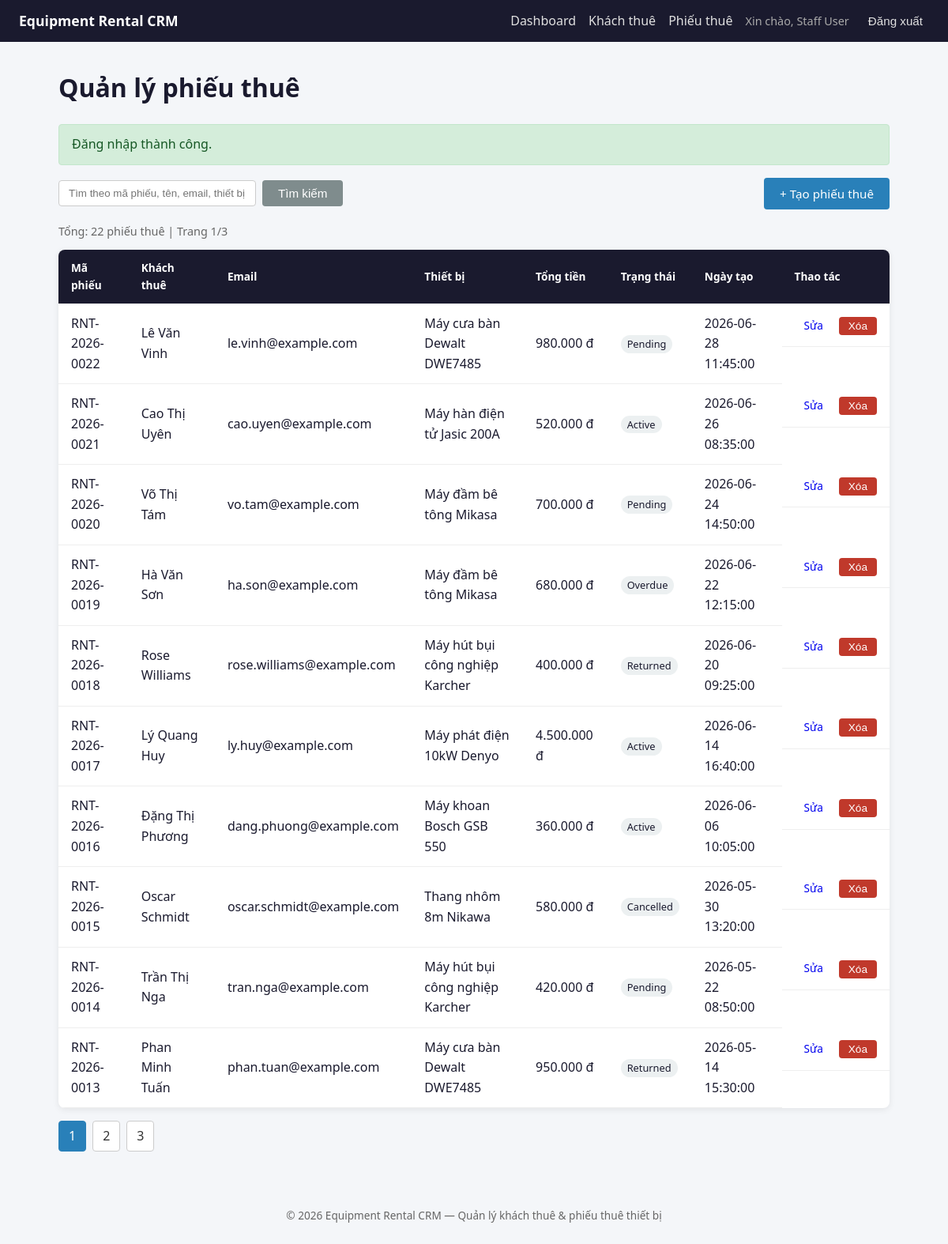
/rentals (signed in), run on the app's committed database.
### tables this page shows
CREATE TABLE rentals (
    id INT AUTO_INCREMENT PRIMARY KEY,
    rental_code VARCHAR(50) NOT NULL,
    renter_name VARCHAR(100) NOT NULL,
    renter_email VARCHAR(150),
    equipment_name VARCHAR(150) NOT NULL,
    total_amount DECIMAL(12, 2) NOT NULL DEFAULT 0,
    status ENUM('pending', 'active', 'returned', 'overdue', 'cancelled') NOT NULL DEFAULT 'pending',
    created_at DATETIME NOT NULL DEFAULT CURRENT_TIMESTAMP,
    updated_at DATETIME NULL,
    UNIQUE KEY unique_rental_code (rental_code),
    INDEX idx_rentals_created_at (created_at),
    INDEX idx_rentals_status_created_at (status, created_at),
    INDEX idx_rentals_renter_email (renter_email)
);

### app/Core/helpers.php (called while the page is built, shortened)
<?php
function e(string $value): string
{
    return htmlspecialchars($value, ENT_QUOTES, 'UTF-8');
}
function render(string $view, array $data = [], string $layout = 'layouts/main'): void
{
    extract($data);
    require __DIR__ . '/../Views/' . $view . '.php';
}

### app/Controllers/RentalController.php (called while the page is built, shortened)
<?php
class RentalController
{
    public function index(): void
    {
        $data = $this->service->getRentalList($_GET);
        render('rentals/index', ['title' => 'Quản lý phiếu thuê'] + $data);
    }
}

### app/Core/Router.php (called while the page is built, shortened)
<?php
class Router
{
    private array $routes = ['GET' => [], 'POST' => []];
    public function get(string $path, array $handler): void
    {
        $this->routes['GET'][$path] = $handler;
    }
    public function post(string $path, array $handler): void
    {
        $this->routes['POST'][$path] = $handler;
    }
    public function dispatch(string $method, string $path, array $container): void
    {
        [$class, $action] = $this->routes[$method][$path];
        $container[$class]->$action();
    }
}

### public/index.php (called while the page is built, shortened)
<?php
$basePath = dirname(__DIR__);
require_once $basePath . '/app/Core/Router.php';
require_once $basePath . '/app/Core/helpers.php';
try {
    $dbConfig = require $basePath . '/config/database.php';
    $pdo = Database::connect($dbConfig);
} catch (Throwable $e) {
    log_error('Database connection failed: ' . $e->getMessage());
    http_response_code(500);
    if (app_config('debug', false)) {
        echo '<h1>Database Connection Error</h1>';
        echo '<p>' . e($e->getMessage()) . '</p>';
    } else {
        echo '<h1>Database Connection Error</h1>';
        echo '<p>Không thể kết nối cơ sở dữ liệu. Vui lòng kiểm tra cấu hình.</p>';
    }
    exit;
}
$userRepository = new UserRepository($pdo);
$renterRepository = new RenterRepository($pdo);
$rentalRepository = new RentalRepository($pdo);
$authService = new AuthService($userRepository);
$renterService = new RenterService($renterRepository);
$rentalService = new RentalService($rentalRepository);
$publicRenterService = new PublicRenterService($renterRepository);
$container = [
    HomeController::class => new HomeController(),
    AuthController::class => new AuthController($authService),
    DashboardController::class => new DashboardController($renterRepository, $rentalService),
    PublicRenterController::class => new PublicRenterController($publicRenterService),
    RenterController::class => new RenterController($renterService, $renterRepository),
    RentalController::class => new RentalController($rentalService, $rentalRepository),
    HealthController::class => new HealthController($pdo),
];
$router = new Router();
$router->get('/', [HomeController::class, 'index']);
$router->get('/login', [AuthController::class, 'login']);
$router->post('/login', [AuthController::class, 'handleLogin']);
$router->post('/logout', [AuthController::class, 'logout']);
$router->get('/dashboard', [DashboardController::class, 'index']);
$router->get('/public-renters/create', [PublicRenterController::class, 'create']);
$router->post('/public-renters', [PublicRenterController::class, 'store']);
$router->get('/renters', [RenterController::class, 'index']);
$router->get('/renters/create', [RenterController::class, 'create']);
$router->post('/renters/store', [RenterController::class, 'store']);
$router->get('/renters/edit', [RenterController::class, 'edit']);
$router->post('/renters/update', [RenterController::class, 'update']);
$router->post('/renters/delete', [RenterController::class, 'delete']);
$router->get('/rentals', [RentalController::class, 'index']);
$router->get('/rentals/create', [RentalController::class, 'create']);
$router->post('/rentals/store', [RentalController::class, 'store']);
$router->get('/rentals/edit', [RentalController::class, 'edit']);
$router->post('/rentals/update', [RentalController::class, 'update']);
$router->post('/rentals/delete', [RentalController::class, 'delete']);
$router->get('/health', [HealthController::class, 'index']);
$method = $_SERVER['REQUEST_METHOD'] ?? 'GET';
$path = parse_url($_SERVER['REQUEST_URI'] ?? '/', PHP_URL_PATH) ?: '/';
$router->dispatch($method, $path, $container);

### app/Services/RentalService.php (called while the page is built, shortened)
<?php
class RentalService
{
    public function getRentalList(array $query): array
    {
        $keyword = trim($query['q'] ?? '');
        $page = max(1, (int) ($query['page'] ?? 1));
        $perPage = 10;
        $sort = trim($query['sort'] ?? 'created_at');
        $direction = strtolower(trim($query['direction'] ?? 'desc'));
        $totalItems = $this->repo->countAll($keyword);
        $totalPages = max(1, (int) ceil($totalItems / $perPage));
        $page = min($page, $totalPages);
        $offset = ($page - 1) * $perPage;
        return [
            'rentals' => $this->repo->getPaginated($keyword, $perPage, $offset, $sort, $direction),
            'keyword' => $keyword,
            'page' => $page,
            'totalPages' => $totalPages,
            'totalItems' => $totalItems,
            'sort' => $sort,
            'direction' => $direction,
        ];
    }
}

### app/Repositories/RentalRepository.php (called while the page is built, shortened)
<?php
class RentalRepository
{
    public function countAll(string $keyword = ''): int
    {
        $sql = 'SELECT COUNT(*) AS total FROM rentals';
        $params = [];
        $stmt = $this->db->prepare($sql);
        $stmt->execute($params);
        return (int) ($stmt->fetch()['total'] ?? 0);
    }
    public function getPaginated(string $keyword, int $limit, int $offset, string $sort, string $direction): array
    {
        $sortColumn = in_array($sort, self::SORTABLE, true) ? $sort : 'created_at';
        $sortDirection = $direction === 'asc' ? 'ASC' : 'DESC';
        $sql = 'SELECT id, rental_code, renter_name, renter_email, equipment_name, total_amount, status, created_at
                FROM rentals';
        $params = [];
        $sql .= " ORDER BY {$sortColumn} {$sortDirection}, id DESC LIMIT :limit OFFSET :offset";
        $stmt = $this->db->prepare($sql);
        $stmt->bindValue(':limit', $limit, PDO::PARAM_INT);
        $stmt->bindValue(':offset', $offset, PDO::PARAM_INT);
        $stmt->execute();
        return $stmt->fetchAll();
    }
}

### app/Views/rentals/index.php (the view, shortened to what this page needs)
<h1><?= e($title) ?></h1>
<div class="toolbar">
    <form method="GET" action="/rentals" class="search-form">
        <input name="q" value="<?= e($keyword ?? '') ?>" placeholder="Tìm theo mã phiếu, tên, email, thiết bị">
        <button type="submit" class="btn btn-secondary">Tìm kiếm</button>
    </form>
    <a href="/rentals/create" class="btn btn-primary">+ Tạo phiếu thuê</a>
</div>
<p class="meta">Tổng: <?= e((string) ($totalItems ?? 0)) ?> phiếu thuê | Trang <?= e((string) ($page ?? 1)) ?>/<?= e((string) ($totalPages ?? 1)) ?></p>
<table class="data-table">
    <thead>
        <tr>
            <th><a href="?q=<?= e($keyword ?? '') ?>&sort=rental_code&direction=asc">Mã phiếu</a></th>
            <th><a href="?q=<?= e($keyword ?? '') ?>&sort=renter_name&direction=asc">Khách thuê</a></th>
            <th>Email</th>
            <th>Thiết bị</th>
            <th><a href="?q=<?= e($keyword ?? '') ?>&sort=total_amount&direction=desc">Tổng tiền</a></th>
            <th><a href="?q=<?= e($keyword ?? '') ?>&sort=status&direction=asc">Trạng thái</a></th>
            <th><a href="?q=<?= e($keyword ?? '') ?>&sort=created_at&direction=desc">Ngày tạo</a></th>
            <th>Thao tác</th>
        </tr>
    </thead>
    <tbody>
        <?php if (empty($rentals)): ?>
            <tr><td colspan="8" class="empty">Không có dữ liệu.</td></tr>
        <?php else: ?>
            <?php foreach ($rentals as $rental): ?>
                <tr>
                    <td><?= e($rental['rental_code']) ?></td>
                    <td><?= e($rental['renter_name']) ?></td>
                    <td><?= e($rental['renter_email'] ?? '') ?></td>
                    <td><?= e($rental['equipment_name']) ?></td>
                    <td><?= e(number_format((float) $rental['total_amount'], 0, ',', '.')) ?> đ</td>
                    <td><span class="badge"><?= e($rental['status']) ?></span></td>
                    <td><?= e($rental['created_at']) ?></td>
                    <td class="actions">
                        <a href="/rentals/edit?id=<?= e((string) $rental['id']) ?>" class="btn btn-sm">Sửa</a>
                        <form method="POST" action="/rentals/delete" class="inline-form" onsubmit="return confirm('Xóa phiếu thuê này?');">
                            <button type="submit" class="btn btn-sm btn-danger">Xóa</button>
                        </form>
                    </td>
                </tr>
            <?php endforeach; ?>
        <?php endif; ?>
    </tbody>
</table>
<?php if (($totalPages ?? 1) > 1): ?>
    <div class="pagination">
        <?php for ($i = 1; $i <= $totalPages; $i++): ?>
            <a href="?q=<?= e($keyword ?? '') ?>&page=<?= $i ?>&sort=<?= e($sort ?? 'created_at') ?>&direction=<?= e($direction ?? 'desc') ?>"
               class="<?= ($page ?? 1) === $i ? 'active' : '' ?>"><?= $i ?></a>
        <?php endfor; ?>
    </div>
<?php endif; ?>

### public/assets/style.css (style rules this page uses)
*, *::before, *::after { box-sizing: border-box; }
body { margin: 0; font-family: 'Segoe UI', Tahoma, Geneva, Verdana, sans-serif; background: #f4f6f9; color: #1a1a2e; line-height: 1.6; }
h1 { margin-top: 0; color: #1a1a2e; }
.btn { display: inline-block; padding: 0.5rem 1.25rem; border: none; border-radius: 4px; cursor: pointer; font-size: 0.95rem; text-decoration: none; text-align: center; }
.btn-primary { background: #2980b9; color: #fff; }
.btn-secondary { background: #7f8c8d; color: #fff; }
.btn-danger { background: #c0392b; color: #fff; }
.btn-sm { padding: 0.25rem 0.75rem; font-size: 0.85rem; }
.inline-form { display: inline; }
.toolbar { display: flex; justify-content: space-between; align-items: center; margin-bottom: 1rem; flex-wrap: wrap; gap: 0.75rem; }
.search-form { display: flex; gap: 0.5rem; }
.search-form input { padding: 0.5rem 0.75rem; border: 1px solid #ccc; border-radius: 4px; min-width: 250px; }
.meta { color: #666; font-size: 0.9rem; margin-bottom: 0.75rem; }
.data-table { width: 100%; border-collapse: collapse; background: #fff; border-radius: 8px; overflow: hidden; box-shadow: 0 2px 8px rgba(0, 0, 0, 0.08); }
.data-table th, .data-table td { padding: 0.75rem 1rem; text-align: left; border-bottom: 1px solid #eee; }
.data-table th { background: #1a1a2e; color: #fff; font-size: 0.85rem; }
.data-table th a { color: #fff; text-decoration: none; }
.actions { display: flex; gap: 0.5rem; align-items: center; }
.badge { background: #ecf0f1; padding: 0.15rem 0.5rem; border-radius: 12px; font-size: 0.8rem; text-transform: capitalize; }
.pagination { display: flex; gap: 0.5rem; margin-top: 1rem; }
.pagination a { padding: 0.35rem 0.75rem; background: #fff; border: 1px solid #ccc; border-radius: 4px; text-decoration: none; color: #333; }
.pagination a.active { background: #2980b9; color: #fff; border-color: #2980b9; }

### data on the page
rentals: rental_code "RNT-2026-0022", renter_name "Lê Văn Vinh", renter_email "le.vinh@example.com", equipment_name "Máy cưa bàn Dewalt DWE7485", total_amount "980.000", status "Pending", created_at "2026-06-28 11:45:00"
rentals: rental_code "RNT-2026-0021", renter_name "Cao Thị Uyên", renter_email "cao.uyen@example.com", equipment_name "Máy hàn điện tử Jasic 200A", total_amount "520.000", status "Active", created_at "2026-06-26 08:35:00"
rentals: rental_code "RNT-2026-0020", renter_name "Võ Thị Tám", renter_email "vo.tam@example.com", equipment_name "Máy đầm bê tông Mikasa", total_amount "700.000", status "Pending", created_at "2026-06-24 14:50:00"
rentals: rental_code "RNT-2026-0019", renter_name "Hà Văn Sơn", renter_email "ha.son@example.com", equipment_name "Máy đầm bê tông Mikasa", total_amount "680.000", status "Overdue", created_at "2026-06-22 12:15:00"
rentals: rental_code "RNT-2026-0018", renter_name "Rose Williams", renter_email "rose.williams@example.com", equipment_name "Máy hút bụi công nghiệp Karcher", total_amount "400.000", status "Returned", created_at "2026-06-20 09:25:00"
rentals: rental_code "RNT-2026-0017", renter_name "Lý Quang Huy", renter_email "ly.huy@example.com", equipment_name "Máy phát điện 10kW Denyo", total_amount "4.500.000", status "Active", created_at "2026-06-14 16:40:00"
rentals: rental_code "RNT-2026-0016", renter_name "Đặng Thị Phương", renter_email "dang.phuong@example.com", equipment_name "Máy khoan Bosch GSB 550", total_amount "360.000", status "Active", created_at "2026-06-06 10:05:00"
rentals: rental_code "RNT-2026-0015", renter_name "Oscar Schmidt", renter_email "oscar.schmidt@example.com", equipment_name "Thang nhôm 8m Nikawa", total_amount "580.000", status "Cancelled", created_at "2026-05-30 13:20:00"
rentals: rental_code "RNT-2026-0014", renter_name "Trần Thị Nga", renter_email "tran.nga@example.com", equipment_name "Máy hút bụi công nghiệp Karcher", total_amount "420.000", status "Pending", created_at "2026-05-22 08:50:00"
rentals: rental_code "RNT-2026-0013", renter_name "Phan Minh Tuấn", renter_email "phan.tuan@example.com", equipment_name "Máy cưa bàn Dewalt DWE7485", total_amount "950.000", status "Returned", created_at "2026-05-14 15:30:00"

### other printed values
$_SESSION['user_name'] "Staff User"
$title "Quản lý phiếu thuê"
$success "Đăng nhập thành công."
$totalItems "22"
$page "1"
$totalPages "3"
